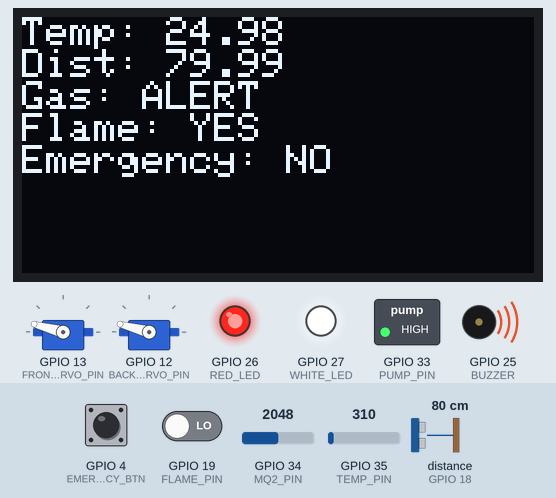
Recording of a sketch running on a simulated ESP32. Parts: 128×64 one-colour display, 2 × servo, switched loads named in the sketch (green lamp = pin HIGH), output pins drawn as LEDs (lit = HIGH), buzzer (waves = sounding, pin HIGH). Wiring (inferred from the names in the program): ultrasonic range finder: trigger GPIO 5; echo GPIO 18. The inputs (shaded band) are chosen by the test bench; at power-on: GPIO 19 (FLAME_PIN) LOW, GPIO 34 (MQ2_PIN) = 2048, GPIO 4 (EMERGENCY_BTN) HIGH, GPIO 35 (TEMP_PIN) = 310, distance to the obstacle (sensor on GPIO 18) 80 cm. The echo pulse lasts 58.3 µs per cm; WiFi joins after 1.5 s; servers stay silent unless stated; uploads are accepted with an empty reply; pins used as bus, display or sensor lines are not drawn; what the sketch prints to the serial monitor is not drawn.

Above: at 3.2 s.
3.3 s: GPIO 19 (FLAME_PIN) driven HIGH
At 4.6 s:
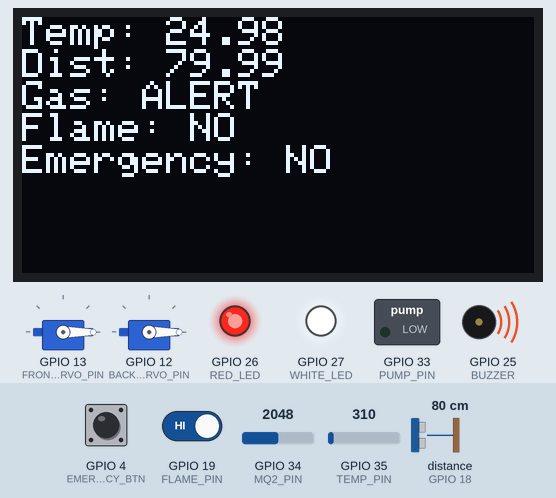
5.3 s: GPIO 34 (MQ2_PIN) set to 1567
7.0 s: GPIO 34 (MQ2_PIN) set to 1452
At 8.3 s:
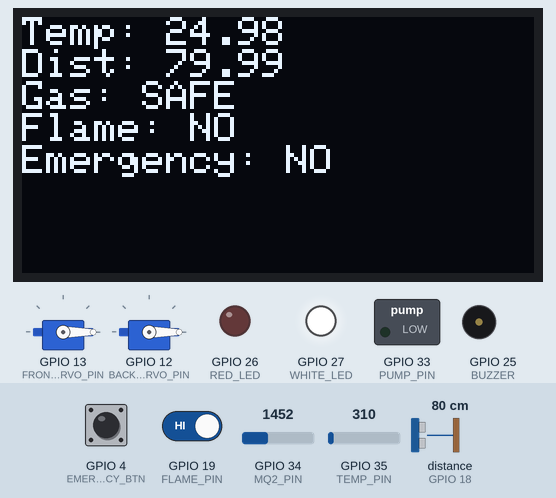
9.0 s: GPIO 4 (EMERGENCY_BTN) pulled LOW for 0.9 s
At 10.2 s:
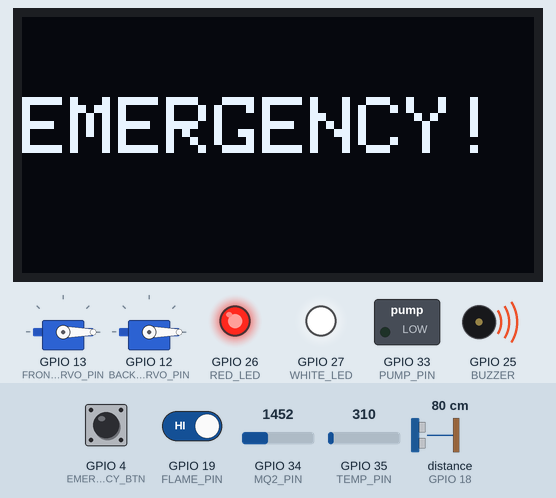
12.0 s: GPIO 19 (FLAME_PIN) driven LOW
At 13.3 s:
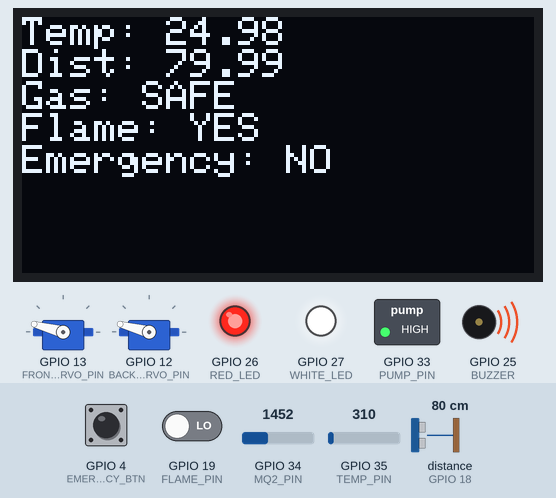
14.3 s: GPIO 34 (MQ2_PIN) set to 1540
At 15.8 s:
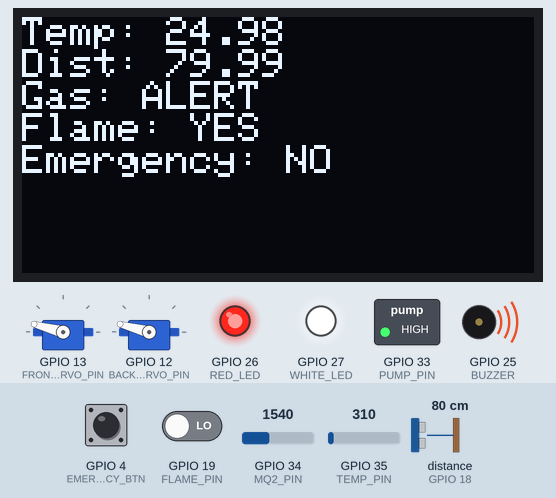
Timing chart, 0 to 17.3 s (numbered marks = the images above; inputs shaded):
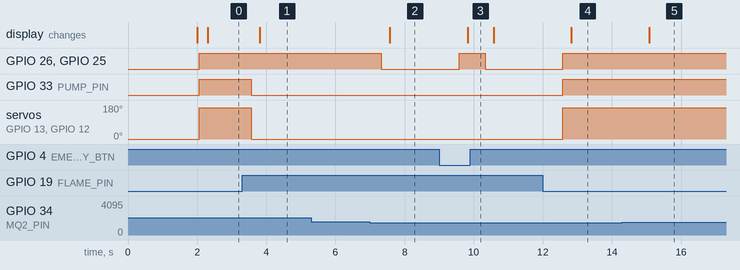

The sketch:

smart_bus_esp32.ino
```cpp
#include <Arduino.h>
#include <Wire.h>
#include <Adafruit_GFX.h>
#include <Adafruit_SSD1306.h>
#include <ESP32Servo.h>

// ✅ NEW: WiFi + HTTP
#include <WiFi.h>
#include <HTTPClient.h>

// ---------------- WIFI CONFIG ----------------
const char* ssid = "Airtel_subh_2300";
const char* password = "Air@60975";

const char* serverUrl = "http://192.168.29.185:3000/api/sensor";

// OLED
#define SCREEN_WIDTH 128
#define SCREEN_HEIGHT 64
Adafruit_SSD1306 display(SCREEN_WIDTH, SCREEN_HEIGHT, &Wire, -1);

// SENSOR PINS
#define TEMP_PIN 35
#define MQ2_PIN 34
#define TRIG_PIN 5
#define ECHO_PIN 18
#define FLAME_PIN 19
#define EMERGENCY_BTN 4
#define RED_LED 26
#define WHITE_LED 27
#define BUZZER 25
#define PUMP_PIN 33

// SERVO PINS
#define FRONT_SERVO_PIN 13
#define BACK_SERVO_PIN 12

// THRESHOLDS
int gasThreshold = 1500;

// VARIABLES
float lastTemp = 0;
float lastDistance = 0;

// SERVO OBJECTS
Servo frontDoorServo;
Servo backDoorServo;

// -------- TEMPERATURE --------
float getTemperature() {
    int val = analogRead(TEMP_PIN);
    if(val == 0) return lastTemp;
    float voltage = val * (3.3 / 4095.0);
    float temp = voltage * 100.0;
    lastTemp = temp;
    return temp;
}

// -------- DISTANCE --------
float getDistance() {
    digitalWrite(TRIG_PIN, LOW);
    delayMicroseconds(5);

    digitalWrite(TRIG_PIN, HIGH);
    delayMicroseconds(10);
    digitalWrite(TRIG_PIN, LOW);

    long duration = pulseIn(ECHO_PIN, HIGH, 30000);

    if(duration <= 0) return lastDistance;

    float dist = duration * 0.0343 / 2;

    if(dist < 2 || dist > 400) return lastDistance;

    lastDistance = dist;
    return dist;
}

// -------- EXISTING SEND DATA (kept same, only Serial instead of Bluetooth) --------
void sendDataToMobile(float temperature, float distance, int gasValue, bool gasDetected,
                      bool flameDetected, bool emergencyPressed) {

    Serial.println("------ BUS SENSOR DATA ------");

    Serial.print("Temperature: "); Serial.print(temperature); Serial.println(" C");
    Serial.print("Distance: "); Serial.print(distance); Serial.println(" cm");

    Serial.print("Gas Value: "); Serial.print(gasValue); Serial.print(" -> ");
    Serial.println(gasDetected ? "ALERT ⚠" : "SAFE ✅");

    Serial.print("Flame: "); Serial.println(flameDetected ? "YES 🔥" : "NO");

    if(emergencyPressed)
        Serial.println("🚨 EMERGENCY BUTTON PRESSED");

    Serial.println("-----------------------------");
}

// -------- NEW: SEND DATA TO SERVER --------
void sendDataToServer(float temperature, float distance, int gasValue,
                      bool gasDetected, bool flameDetected, bool emergencyPressed) {

    if (WiFi.status() == WL_CONNECTED) {

        HTTPClient http;

        http.begin(serverUrl);
        http.addHeader("Content-Type", "application/json");

        String json = "{";
        json += "\"temperature\":" + String(temperature) + ",";
        json += "\"distance\":" + String(distance) + ",";
        json += "\"gasValue\":" + String(gasValue) + ",";
        json += "\"gasDetected\":" + String(gasDetected ? "true" : "false") + ",";
        json += "\"flameDetected\":" + String(flameDetected ? "true" : "false") + ",";
        json += "\"emergencyPressed\":" + String(emergencyPressed ? "true" : "false") + ",";
        json += "\"danger\":" + String((gasDetected || flameDetected || emergencyPressed || distance < 10) ? "true" : "false");
        json += "}";

        Serial.print("Sending JSON: ");
        Serial.println(json);

        int httpResponseCode = http.POST(json);

        Serial.print("HTTP Response: ");
        Serial.println(httpResponseCode);

        if (httpResponseCode > 0) {
            String response = http.getString();
            Serial.print("Server Response: ");
            Serial.println(response);
        }

        http.end();
    }
}

// -------- SETUP --------
void setup() {
    Serial.begin(115200);

    // ✅ NEW: WIFI SETUP
    WiFi.begin(ssid, password);

    while (WiFi.status() != WL_CONNECTED) {
        delay(1000);
        Serial.println("Connecting to WiFi...");
    }

    Serial.println("WiFi Connected");
    Serial.println(WiFi.localIP());

    Wire.begin(21,22);
    display.begin(SSD1306_SWITCHCAPVCC, 0x3C);
    display.clearDisplay();
    display.display();

    pinMode(TRIG_PIN, OUTPUT);
    pinMode(ECHO_PIN, INPUT);
    pinMode(FLAME_PIN, INPUT);
    pinMode(EMERGENCY_BTN, INPUT_PULLUP);

    pinMode(RED_LED, OUTPUT);
    pinMode(WHITE_LED, OUTPUT);
    pinMode(BUZZER, OUTPUT);
    pinMode(PUMP_PIN, OUTPUT);

    frontDoorServo.attach(FRONT_SERVO_PIN);
    backDoorServo.attach(BACK_SERVO_PIN);

    frontDoorServo.write(0);
    backDoorServo.write(0);

    digitalWrite(WHITE_LED, HIGH);
    digitalWrite(PUMP_PIN, LOW);
}

// -------- LOOP --------
void loop() {

    float temperature = getTemperature();
    float distance = getDistance();
    int gasValue = analogRead(MQ2_PIN);

    bool gasDetected = gasValue > gasThreshold;
    bool flameDetected = digitalRead(FLAME_PIN) == LOW;
    bool emergencyPressed = digitalRead(EMERGENCY_BTN) == LOW;

    bool danger = gasDetected || flameDetected || emergencyPressed || (distance < 10);

    digitalWrite(BUZZER, danger);
    digitalWrite(RED_LED, danger);

    if(flameDetected){
        digitalWrite(PUMP_PIN, HIGH);
        frontDoorServo.write(165);
        backDoorServo.write(165);
    }
    else{
        digitalWrite(PUMP_PIN, LOW);
        frontDoorServo.write(0);
        backDoorServo.write(0);
    }

    // ✅ EXISTING (unchanged logic)
    sendDataToMobile(temperature, distance, gasValue, gasDetected,
                     flameDetected, emergencyPressed);

    // ✅ NEW (WiFi API)
    sendDataToServer(temperature, distance, gasValue, gasDetected,
                     flameDetected, emergencyPressed);

    display.clearDisplay();
    display.setTextColor(SSD1306_WHITE);

    if(emergencyPressed){
        display.setTextSize(2);
        display.setCursor(0,20);
        display.println("EMERGENCY!");
    }
    else{
        display.setTextSize(1);
        display.setCursor(0,0);
        display.print("Temp: "); display.println(temperature);
        display.print("Dist: "); display.println(distance);
        display.print("Gas: "); display.println(gasDetected?"ALERT":"SAFE");
        display.print("Flame: "); display.println(flameDetected?"YES":"NO");
        display.print("Emergency: "); display.println(emergencyPressed?"YES":"NO");
    }

    display.display();

    delay(500);
}
```

Measured:
- the behaviour switches between 1501 and 1500 on GPIO 34 (MQ2_PIN) (found by bisection; images 1 and 2)
- after the input at 3.3 s, GPIO 33 (PUMP_PIN): HIGH → LOW after 0.27 s; servo on GPIO 13 (FRONT_SERVO_PIN), servo on GPIO 12 (BACK_SERVO_PIN): 165° → 0° after 0.27 s; the display: changes after 0.51 s (image 1)
- after the input at 5.3 s, every drawn part: stays the same
- after the input at 7.0 s, GPIO 26 (RED_LED), GPIO 25 (BUZZER): HIGH → LOW after 0.32 s; the display: changes after 0.57 s (image 2)
- after the input at 9.0 s, GPIO 26 (RED_LED), GPIO 25 (BUZZER): LOW → HIGH after 0.58 s, → LOW 0.75 s later; the display: changes after 0.82 s (image 3)
- after the input at 12.0 s, GPIO 26 (RED_LED), GPIO 33 (PUMP_PIN), GPIO 25 (BUZZER): LOW → HIGH after 0.58 s; servo on GPIO 13 (FRONT_SERVO_PIN), servo on GPIO 12 (BACK_SERVO_PIN): 0° → 165° after 0.58 s; the display: changes after 0.83 s (image 4)
- after the input at 14.3 s, the display: changes after 0.78 s (image 5)
